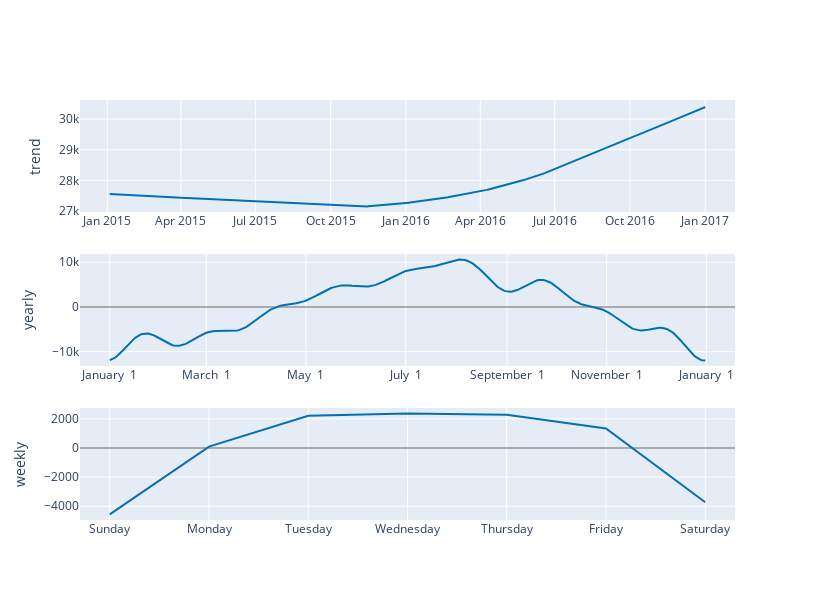

Notebook cell for this chart:
### Code cell
fig_sem_outliers = plot_components_plotly(modelo_prophet_sem_outliers, previsao_sem_outliers)
fig_sem_outliers.update_layout(autosize=False, width=815, height=600)

fig_sem_outliers.show()

### Figure 1 — Plotly figure (JSON) as saved in the notebook; plotly's stock layout.template omitted (floating-point values rounded to 4 significant figures; data arrays with more than 128 entries replaced by an {"elided": "..."} marker saying what was removed)
{"data": [{"line": {"color": "#0072B2", "width": 2}, "mode": "lines", "name": "trend", "type": "scatter", "x": {"elided": "682 str values"}, "xaxis": "x", "y": {"elided": "682 float values"}, "yaxis": "y"}, {"line": {"color": "rgba(0, 114, 178, 0.2)", "width": 0}, "mode": "lines", "name": "trend_upper", "type": "scatter", "x": {"elided": "682 str values"}, "xaxis": "x", "y": {"elided": "682 float values"}, "yaxis": "y"}, {"fill": "tonexty", "fillcolor": "rgba(0, 114, 178, 0.2)", "line": {"color": "rgba(0, 114, 178, 0.2)", "width": 0}, "mode": "lines", "name": "trend_lower", "type": "scatter", "x": {"elided": "682 str values"}, "xaxis": "x", "y": {"elided": "682 float values"}, "yaxis": "y"}, {"line": {"color": "#0072B2", "width": 2}, "mode": "lines", "name": "yearly", "type": "scatter", "x": {"elided": "365 str values"}, "xaxis": "x2", "y": {"elided": "365 float values"}, "yaxis": "y2"}, {"line": {"color": "#0072B2", "width": 2}, "mode": "lines", "name": "weekly", "type": "scatter", "x": ["2017-01-01T00:00:00.000000000", "2017-01-02T00:00:00.000000000", "2017-01-03T00:00:00.000000000", "2017-01-04T00:00:00.000000000", "2017-01-05T00:00:00.000000000", "2017-01-06T00:00:00.000000000", "2017-01-07T00:00:00.000000000"], "xaxis": "x3", "y": [-4559.0, 97.54, 2204.0, 2360.0, 2281.0, 1343.0, -3725.0], "yaxis": "y3"}], "layout": {"autosize": false, "height": 600, "showlegend": false, "width": 815, "xaxis": {"anchor": "y", "domain": [0, 1], "range": ["2014-11-28T14:24:00", "2017-02-06T09:36:00"], "type": "date"}, "xaxis2": {"anchor": "y2", "domain": [0, 1], "range": ["2016-12-13T18:54:02.958904115", "2018-01-18T11:04:57.863013581"], "tickformat": "%B %e", "type": "date"}, "xaxis3": {"anchor": "y3", "domain": [0, 1], "range": ["2016-12-31T16:48:00", "2017-01-07T07:12:00"], "tickformat": "%A", "type": "date"}, "yaxis": {"anchor": "x", "domain": [0.7333, 1], "rangemode": "normal", "title": {"text": "trend"}, "zerolinecolor": "#AAA"}, "yaxis2": {"anchor": "x2", "domain": [0.3667, 0.6333], "title": {"text": "yearly"}, "zerolinecolor": "#AAA"}, "yaxis3": {"anchor": "x3", "domain": [0, 0.2667], "title": {"text": "weekly"}, "zerolinecolor": "#AAA"}}}
